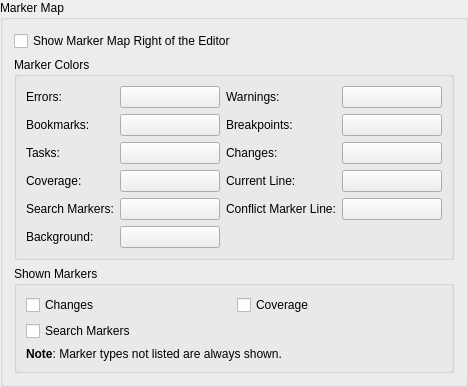
    <widget class="QGroupBox" name="markerMapGroup">
     <property name="title">
      <string>Marker Map</string>
     </property>
     <layout class="QVBoxLayout" name="verticalLayout_8">
      <item>
       <widget class="QCheckBox" name="markerMapRightCheckBox">
        <property name="toolTip">
         <string>Select to show the marker map right of the editor</string>
        </property>
        <property name="whatsThis">
         <string>&lt;b&gt;Show Marker Map Right of the Editor&lt;/b&gt;
&lt;p&gt;If this entry is selected (default), the marker map is show on the right side of the editor. If it is unselected, it is shown on the left side right before the margins.&lt;/p&gt;</string>
        </property>
        <property name="text">
         <string>Show Marker Map Right of the Editor</string>
        </property>
       </widget>
      </item>
      <item>
       <widget class="QGroupBox" name="groupBox_16">
        <property name="title">
         <string>Marker Colors</string>
        </property>
        <layout class="QGridLayout" name="gridLayout_9">
         <item row="0" column="0">
          <widget class="QLabel" name="label_6">
           <property name="text">
            <string>Errors:</string>
           </property>
          </widget>
         </item>
         <item row="0" column="1">
          <widget class="QPushButton" name="errorsMapButton">
           <property name="minimumSize">
            <size>
             <width>100</width>
             <height>0</height>
            </size>
           </property>
           <property name="toolTip">
            <string>Select the color for error markers</string>
           </property>
           <property name="text">
            <string/>
           </property>
          </widget>
         </item>
         <item row="0" column="2">
          <widget class="QLabel" name="label_7">
           <property name="text">
            <string>Warnings:</string>
           </property>
          </widget>
         </item>
         <item row="0" column="3">
          <widget class="QPushButton" name="warningsMapButton">
           <property name="minimumSize">
            <size>
             <width>100</width>
             <height>0</height>
            </size>
           </property>
           <property name="toolTip">
            <string>Select the color for warning markers</string>
           </property>
           <property name="text">
            <string/>
           </property>
          </widget>
         </item>
         <item row="1" column="0">
          <widget class="QLabel" name="label_8">
           <property name="text">
            <string>Bookmarks:</string>
           </property>
          </widget>
         </item>
         <item row="1" column="1">
          <widget class="QPushButton" name="bookmarksMapButton">
           <property name="minimumSize">
            <size>
             <width>100</width>
             <height>0</height>
            </size>
           </property>
           <property name="toolTip">
            <string>Select the color for bookmark markers</string>
           </property>
           <property name="text">
            <string/>
           </property>
          </widget>
         </item>
         <item row="1" column="2">
          <widget class="QLabel" name="label_9">
           <property name="text">
            <string>Breakpoints:</string>
           </property>
          </widget>
         </item>
         <item row="1" column="3">
          <widget class="QPushButton" name="breakpointsMapButton">
           <property name="minimumSize">
            <size>
             <width>100</width>
             <height>0</height>
            </size>
           </property>
           <property name="toolTip">
            <string>Select the color for breakpoint markers</string>
           </property>
           <property name="text">
            <string/>
           </property>
          </widget>
         </item>
         <item row="2" column="0">
          <widget class="QLabel" name="label_10">
           <property name="text">
            <string>Tasks:</string>
           </property>
          </widget>
         </item>
         <item row="2" column="1">
          <widget class="QPushButton" name="tasksMapButton">
           <property name="minimumSize">
            <size>
             <width>100</width>
             <height>0</height>
            </size>
           </property>
           <property name="toolTip">
            <string>Select the color for task markers</string>
           </property>
           <property name="text">
            <string/>
           </property>
          </widget>
         </item>
         <item row="2" column="2">
          <widget class="QLabel" name="label_11">
           <property name="text">
            <string>Changes:</string>
           </property>
          </widget>
         </item>
         <item row="2" column="3">
          <widget class="QPushButton" name="changesMapButton">
           <property name="minimumSize">
            <size>
             <width>100</width>
             <height>0</height>
            </size>
           </property>
           <property name="toolTip">
            <string>Select the color for change markers</string>
           </property>
           <property name="text">
            <string/>
           </property>
          </widget>
         </item>
         <item row="3" column="0">
          <widget class="QLabel" name="label_12">
           <property name="text">
            <string>Coverage:</string>
           </property>
          </widget>
         </item>
         <item row="3" column="1">
          <widget class="QPushButton" name="coverageMapButton">
           <property name="minimumSize">
            <size>
             <width>100</width>
             <height>0</height>
            </size>
           </property>
           <property name="toolTip">
            <string>Select the color for coverage markers</string>
           </property>
           <property name="text">
            <string/>
           </property>
          </widget>
         </item>
         <item row="3" column="2">
          <widget class="QLabel" name="label_13">
           <property name="text">
            <string>Current Line:</string>
           </property>
          </widget>
         </item>
         <item row="3" column="3">
          <widget class="QPushButton" name="currentMapButton">
           <property name="minimumSize">
            <size>
             <width>100</width>
             <height>0</height>
            </size>
           </property>
           <property name="toolTip">
            <string>Select the color for the current line marker</string>
           </property>
           <property name="text">
            <string/>
           </property>
          </widget>
         </item>
         <item row="4" column="0">
          <widget class="QLabel" name="label_15">
           <property name="text">
            <string>Search Markers:</string>
           </property>
          </widget>
         </item>
         <item row="4" column="1">
          <widget class="QPushButton" name="searchMarkerMapButton">
           <property name="minimumSize">
            <size>
             <width>100</width>
             <height>0</height>
            </size>
           </property>
           <property name="toolTip">
            <string>Select the color for the search marker</string>
           </property>
           <property name="text">
            <string/>
           </property>
          </widget>
         </item>
         <item row="4" column="2">
          <widget class="QLabel" name="label_16">
           <property name="text">
            <string>Conflict Marker Line:</string>
           </property>
          </widget>
         </item>
         <item row="4" column="3">
          <widget class="QPushButton" name="conflictMarkerMapButton">
           <property name="minimumSize">
            <size>
             <width>100</width>
             <height>0</height>
            </size>
           </property>
           <property name="toolTip">
            <string>Select the color for the conflict marker line marker</string>
           </property>
           <property name="text">
            <string/>
           </property>
          </widget>
         </item>
         <item row="5" column="0">
          <widget class="QLabel" name="label_14">
           <property name="text">
            <string>Background:</string>
           </property>
          </widget>
         </item>
         <item row="5" column="1">
          <widget class="QPushButton" name="markerMapBackgroundButton">
           <property name="minimumSize">
            <size>
             <width>100</width>
             <height>0</height>
            </size>
           </property>
           <property name="toolTip">
            <string>Select the background color for the marker map</string>
           </property>
           <property name="text">
            <string/>
           </property>
          </widget>
         </item>
        </layout>
       </widget>
      </item>
      <item>
       <widget class="QGroupBox" name="groupBox_17">
        <property name="title">
         <string>Shown Markers</string>
        </property>
        <layout class="QGridLayout" name="gridLayout_11">
         <item row="0" column="0">
          <widget class="QCheckBox" name="changesMarkerCheckBox">
           <property name="toolTip">
            <string>Select to show change markers</string>
           </property>
           <property name="text">
            <string>Changes</string>
           </property>
          </widget>
         </item>
         <item row="0" column="1">
          <widget class="QCheckBox" name="coverageMarkerCheckBox">
           <property name="toolTip">
            <string>Select to show coverage markers</string>
           </property>
           <property name="text">
            <string>Coverage</string>
           </property>
          </widget>
         </item>
         <item row="1" column="0">
          <widget class="QCheckBox" name="searchMarkerCheckBox">
           <property name="toolTip">
            <string>Select to show search markers</string>
           </property>
           <property name="text">
            <string>Search Markers</string>
           </property>
          </widget>
         </item>
         <item row="2" column="0" colspan="2">
          <widget class="QLabel" name="label_17">
           <property name="text">
            <string>&lt;b&gt;Note&lt;/b&gt;: Marker types not listed are always shown.</string>
           </property>
           <property name="wordWrap">
            <bool>true</bool>
           </property>
          </widget>
         </item>
        </layout>
       </widget>
      </item>
     </layout>
    </widget>
